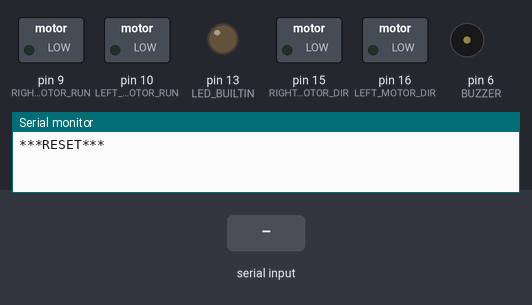
The sketch below on a simulated Arduino Mega 2560, built with avr-gcc and run on an emulated ATmega2560. Shown: switched loads named in the sketch (green lamp = pin HIGH), output pins drawn as LEDs (lit = HIGH), buzzer (waves = sounding), the last lines printed to the serial monitor. Inputs (shaded band) come from the test bench.

Above: at 2.2 s.
2.3 s: "f" received over Serial
At 2.8 s:
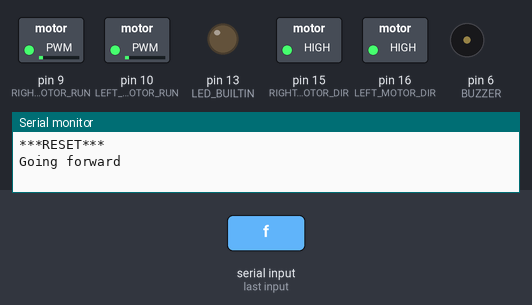
4.8 s: "l" received over Serial
At 5.6 s:
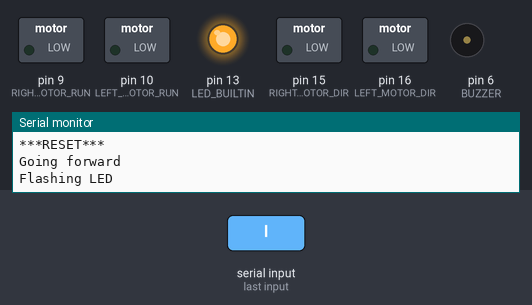
7.3 s: "p" received over Serial
At 7.8 s:
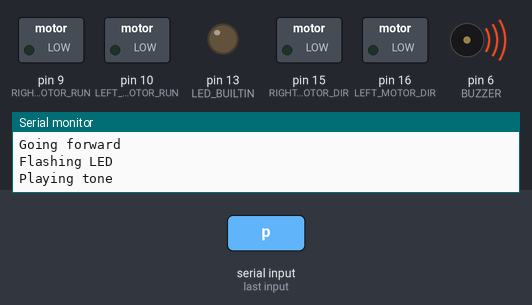
8.8 s: "f" received over Serial
At 9.6 s:
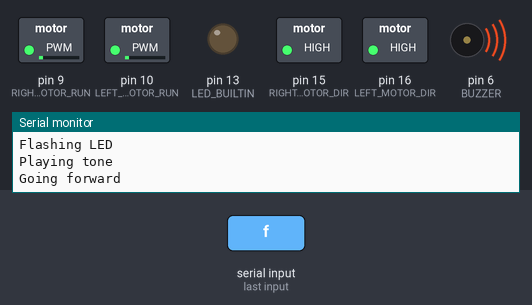
11.3 s: "l" received over Serial
At 12.1 s:
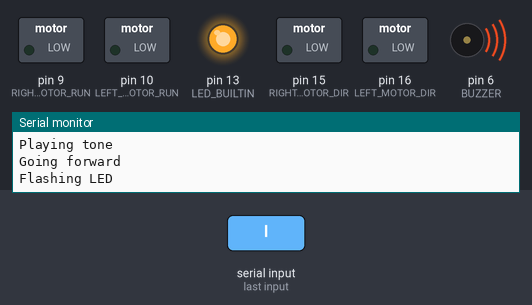
Timing chart, 0 to 14.3 s (numbered marks = the images above; inputs shaded):
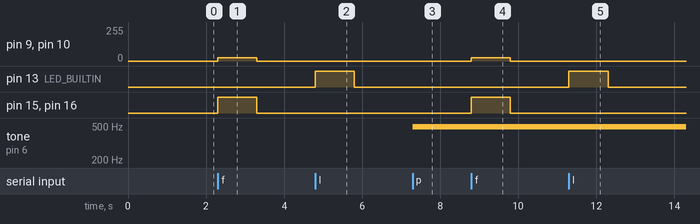

The sketch:

1stRomi.ino
```cpp
#define BUZZER 6
#define RIGHT_MOTOR_DIR 15
#define LEFT_MOTOR_DIR 16
#define RIGHT_MOTOR_RUN 9
#define LEFT_MOTOR_RUN 10

#define BAUD_RATE 9600

// the setup function runs once when you press reset or power the board
void setup() {
  // initialize digital pin LED_BUILTIN as an output.
  pinMode(LED_BUILTIN, OUTPUT);
  pinMode(BUZZER, OUTPUT);
  pinMode(RIGHT_MOTOR_DIR, OUTPUT);
  pinMode(LEFT_MOTOR_DIR, OUTPUT);
  pinMode(RIGHT_MOTOR_RUN, OUTPUT);
  pinMode(LEFT_MOTOR_RUN, OUTPUT);

  //Start a serial connection
  Serial.begin(BAUD_RATE);

  // Wait for stable connection, report reset.
  delay(1000);
  Serial.println("***RESET***");
}

// the loop function runs over and over again forever
void loop() {
  act_on_commands();
}

/**
 * Reads a command from the Serial connection and acts on it
 */
void act_on_commands() {
  //This line checks whether there is anything to read
  if ( Serial.available() ) {
      char inChar = Serial.read(); //This reads one byte
      switch (inChar) {
        case 'f':
          Serial.println("Going forward");
          go_forward();
          break;
        case 'l':
          Serial.println("Flashing LED");
          flash_led();
          break;
        case 'p':
          Serial.println("Playing tone");
          play_tone(10);
          break;
        default:
          break;
      }
  }
}

void flash_led() {
  digitalWrite(LED_BUILTIN, HIGH);   // turn the LED on (HIGH is the voltage level)
  delay(1000);                       // wait for a second
  digitalWrite(LED_BUILTIN, LOW);    // turn the LED off by making the voltage LOW
  delay(1000);                       // wait for a second
}

/**
 * Plays a tone
 */
void play_tone(int volume) {
    analogWrite(BUZZER, volume);
    delay(1000);
    analogWrite(BUZZER, 0);
}

/**
 * Moves the motors to go forward
 */
void go_forward() {
  digitalWrite(RIGHT_MOTOR_DIR, HIGH);
  digitalWrite(LEFT_MOTOR_DIR, HIGH);

  analogWrite(RIGHT_MOTOR_RUN, 25);
  analogWrite(LEFT_MOTOR_RUN, 25);

  delay(1000);

  analogWrite(RIGHT_MOTOR_RUN, 0);
  analogWrite(LEFT_MOTOR_RUN, 0);
  digitalWrite(RIGHT_MOTOR_DIR, LOW);
  digitalWrite(LEFT_MOTOR_DIR, LOW);
}
```

Measured:
- after the input at 2.3 s, pin 9 (RIGHT_MOTOR_RUN), pin 10 (LEFT_MOTOR_RUN): 0/255 → 25/255 at once, → 0/255 1.0 s later; pin 15 (RIGHT_MOTOR_DIR), pin 16 (LEFT_MOTOR_DIR): LOW → HIGH at once, → LOW 1.0 s later
- after the input at 4.8 s, pin 13 (LED_BUILTIN): LOW → HIGH at once, → LOW 1.0 s later
- after the input at 7.3 s, tone on pin 6 (BUZZER): silent → 490 Hz at once
- after the input at 8.8 s, pin 9 (RIGHT_MOTOR_RUN), pin 10 (LEFT_MOTOR_RUN): 0/255 → 25/255 at once, → 0/255 1.0 s later; pin 15 (RIGHT_MOTOR_DIR), pin 16 (LEFT_MOTOR_DIR): LOW → HIGH at once, → LOW 1.0 s later
- after the input at 11.3 s, pin 13 (LED_BUILTIN): LOW → HIGH at once, → LOW 1.0 s later
